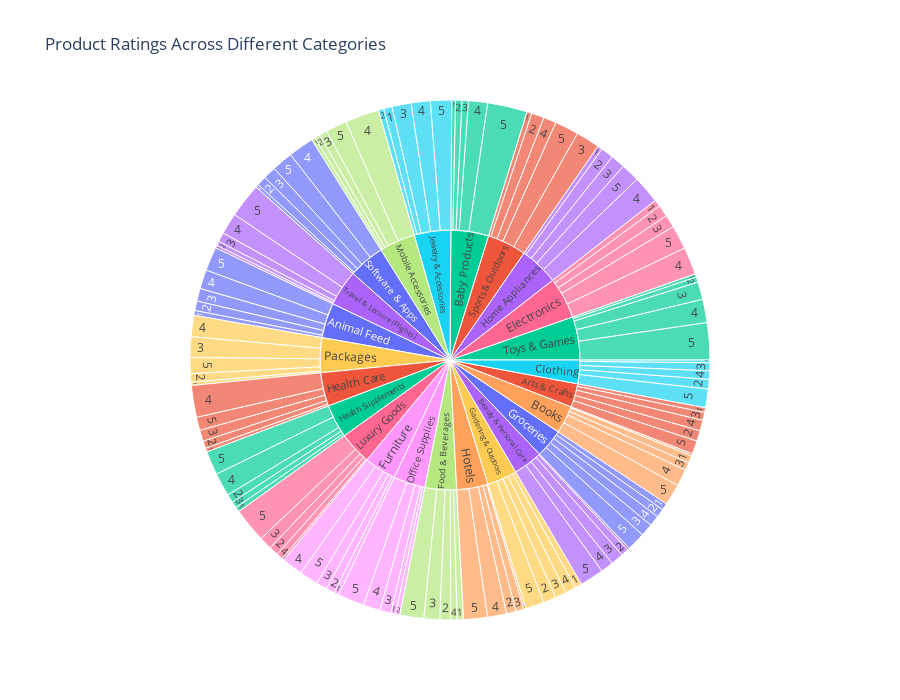

Notebook cell for this chart:
### Code cell
# Product Ratings Across Different Categories
fig = px.sunburst(df, path=['Purchase_Category','Product_Rating'],
            values='Product_Rating', color='Purchase_Category', color_continuous_scale='cividis',
            title='Product Ratings Across Different Categories')
fig.update_layout(height=700)

### Figure 1 — Plotly figure (JSON) as saved in the notebook; plotly's stock layout.template omitted (floating-point values rounded to 4 significant figures; data arrays with more than 128 entries replaced by an {"elided": "..."} marker saying what was removed)
{"data": [{"branchvalues": "total", "customdata": {"elided": "144x1 str values"}, "domain": {"x": [0, 1], "y": [0, 1]}, "hovertemplate": "labels=%{label}<br>Product_Rating=%{value}<br>parent=%{parent}<br>id=%{id}<br>Purchase_Category=%{customdata[0]}<extra></extra>", "ids": {"elided": "144 str values"}, "labels": {"elided": "144 str values"}, "marker": {"colors": {"elided": "144 str values"}}, "name": "", "parents": {"elided": "144 str values"}, "type": "sunburst", "values": {"elided": "144 float values"}}], "layout": {"height": 700, "legend": {"tracegroupgap": 0}, "title": {"text": "Product Ratings Across Different Categories"}}}
